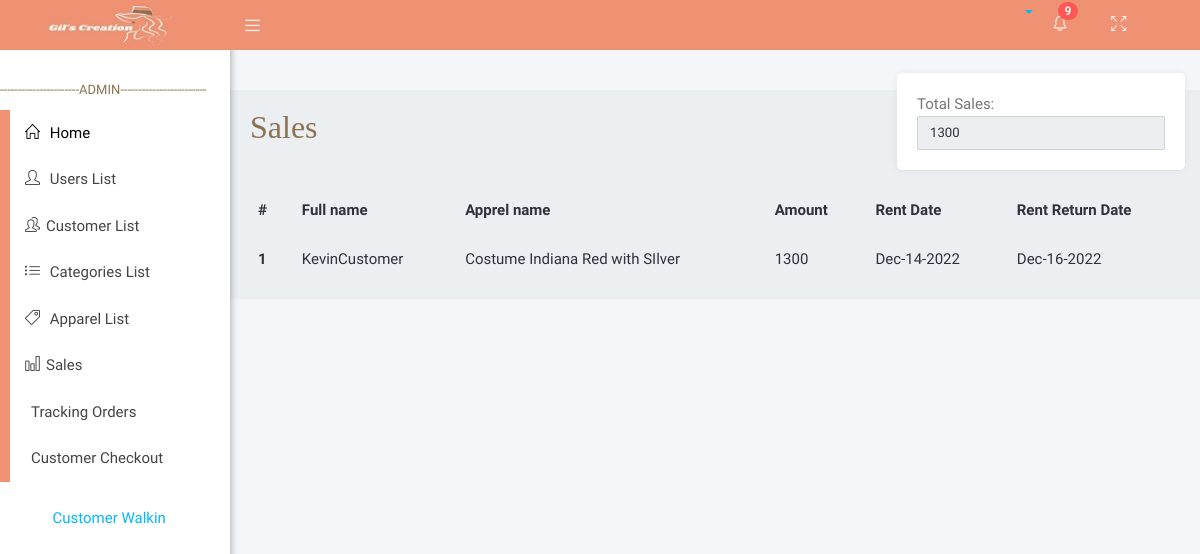
The page /adminViews/sales.php on the database as committed earlier.
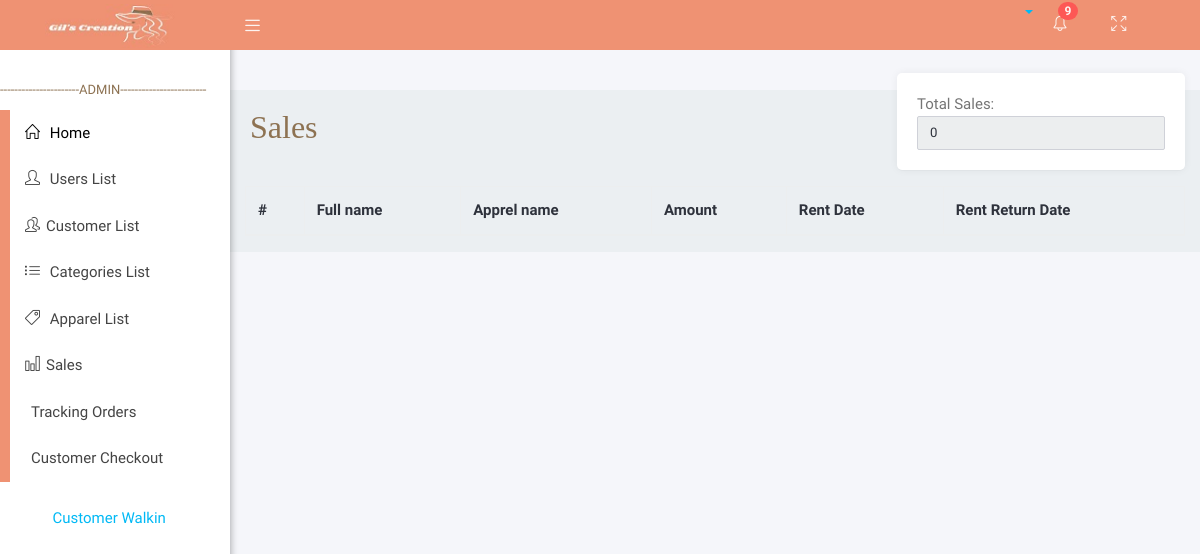
The same page on the database as committed later.
### tables this page shows
CREATE TABLE `customer_walkin_checkout` (
  `cwc_id` int(11) NOT NULL,
  `cwc_customer_id` int(11) NOT NULL,
  `total_checkout_amount` float DEFAULT NULL,
  `checkout_payment` float NOT NULL,
  `checkout_Date` varchar(50) DEFAULT NULL,
  `checkout_rent_date` varchar(50) NOT NULL,
  `checkout_rent_return_date` varchar(50) NOT NULL
);

CREATE TABLE `customer_walkin` (
  `cw_id` int(11) NOT NULL,
  `customer_fname` varchar(255) NOT NULL,
  `customer_lname` varchar(255) NOT NULL,
  `customer_address` varchar(255) NOT NULL,
  `customer_product_id` int(11) NOT NULL,
  `customer_quantity` int(11) NOT NULL,
  `checkout_status` int(11) NOT NULL DEFAULT 0
);

CREATE TABLE `products` (
  `product_id` int(11) NOT NULL,
  `image` varchar(50) NOT NULL,
  `name` varchar(255) NOT NULL,
  `price` int(11) NOT NULL,
  `variation` varchar(255) NOT NULL,
  `stocks` int(11) NOT NULL,
  `category_id` int(11) NOT NULL,
  `description` varchar(255) NOT NULL
);

### APIFUNCTION/DBCRUD.php (called while the page is built, shortened)
<?php
    class DBCRUD{
        private $servername='localhost';
        private $username='root';
        private $password='';
        private $dbname='brms';
        private $mysqli='';
        public function __construct(){
            $this->mysqli = new mysqli($this->servername,$this->username,$this->password,$this->dbname);
        }
        public function select20(){
            $sql = "SELECT * FROM `customer_walkin_checkout` LEFT JOIN customer_walkin ON customer_walkin.cw_id = customer_walkin_checkout.cwc_customer_id LEFT JOIN products ON products.product_id = customer_walkin.customer_product_id";
            $this->sql = $result = $this->mysqli->query($sql);
        }
    }
?>

### adminViews/sales.php (the view, shortened to what this page needs)
<?php include('layouts/head.php'); ?>
   <div class="wrapper">
      <?php include('layouts/navbar.php'); ?>
      <?php include('layouts/sidebar.php'); ?>
    <div class="content-wrapper">
         <div class="container-fluid">
            <div class="row">
               <div class="main-header">
              <h2 style=" font-family:poppins; color:#8d7252; ">Sales</h2>
               </div>
            </div>
<div class="card" style="width: 18rem; float:right; margin-top:-100px;">
        <div class="card-header">
        <div class="input-group mb-3">
        <span>Total Sales: <input type="number" class="form-control" placeholder="PHP" id="tot" readonly></span>
</div>
  </div>
        </div>
        <div class="card-body">
        <table class="table table-bordered">
        <thead>
      <tr>
      <th scope="col">#</th>
      <th scope="col">Full name</th>
      <th scope="col">Apprel name</th>
      <th scope="col">Amount</th>
      <th scope="col">Rent Date</th>
      <th scope="col">Rent Return Date</th>
      </tr>
    </thead>
    <tbody id="table-main">
    <?php
                    include('../APIFUNCTION/DBCRUD.php');
                    $newDBCRUD = new DBCRUD();
                    $newDBCRUD->select20();
                    $productsLists = $newDBCRUD->sql;
                    $index = 1;
                    while ($data = mysqli_fetch_assoc($productsLists)){
                ?>
       <tr>
                    <th scope="row"><?php echo $index; ?></th>
                    <td><?php echo $data["customer_fname"]."".$data["customer_lname"] ?></td>
                    <td><?php echo $data["name"]; ?></td>
                    <td><?php echo $data["total_checkout_amount"]; ?></td>
                    <td><?php echo date('M-d-Y', strtotime($data["checkout_rent_date"])); ?></td>
                    <td><?php echo date('M-d-Y', strtotime($data["checkout_rent_return_date"])); ?></td>
                    </tr>
                    <?php $index++; }?>
                </tbody>
            </table>
        </div>
<?php include('layouts/footer.php');?>

Rows that differ between the two databases and show on the page:
removed customer_walkin_checkout: cwc_customer.customer_fname "Kevin", cwc_customer.customer_lname "Customer", products.name "Costume Indiana Red with SIlver", total_checkout_amount "1300", checkout_rent_date "Dec-14-2022", checkout_rent_return_date "Dec-16-2022"
Other text that changed with them:
form field value: "1300" → "0"
